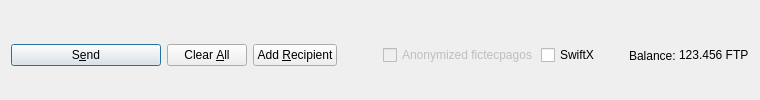
         <widget class="QFrame" name="frame_Send">
          <layout class="QHBoxLayout" name="horizontalLayout">
           <property name="bottomMargin">
            <number>0</number>
           </property>
           <item>
            <widget class="QPushButton" name="sendButton">
             <property name="minimumSize">
              <size>
               <width>150</width>
               <height>0</height>
              </size>
             </property>
             <property name="toolTip">
              <string>Confirm the send action</string>
             </property>
             <property name="text">
              <string>S&amp;end</string>
             </property>
             <property name="icon">
              <iconset resource="../fictecpagos.qrc">
               <normaloff>:/icons/send</normaloff>:/icons/send</iconset>
             </property>
             <property name="autoDefault">
              <bool>false</bool>
             </property>
             <property name="default">
              <bool>true</bool>
             </property>
            </widget>
           </item>
           <item>
            <widget class="QPushButton" name="clearButton">
             <property name="sizePolicy">
              <sizepolicy hsizetype="Minimum" vsizetype="Fixed">
               <horstretch>0</horstretch>
               <verstretch>0</verstretch>
              </sizepolicy>
             </property>
             <property name="toolTip">
              <string>Clear all fields of the form.</string>
             </property>
             <property name="text">
              <string>Clear &amp;All</string>
             </property>
             <property name="icon">
              <iconset resource="../fictecpagos.qrc">
               <normaloff>:/icons/remove</normaloff>:/icons/remove</iconset>
             </property>
             <property name="autoDefault">
              <bool>false</bool>
             </property>
            </widget>
           </item>
           <item>
            <widget class="QPushButton" name="addButton">
             <property name="toolTip">
              <string>Send to multiple recipients at once</string>
             </property>
             <property name="text">
              <string>Add &amp;Recipient</string>
             </property>
             <property name="icon">
              <iconset resource="../fictecpagos.qrc">
               <normaloff>:/icons/add</normaloff>:/icons/add</iconset>
             </property>
             <property name="autoDefault">
              <bool>false</bool>
             </property>
            </widget>
           </item>
           <item>
            <spacer name="horizontalSpacer">
             <property name="orientation">
              <enum>Qt::Horizontal</enum>
             </property>
             <property name="sizeHint" stdset="0">
              <size>
               <width>40</width>
               <height>20</height>
              </size>
             </property>
            </spacer>
           </item>
           <item>
            <layout class="QHBoxLayout" name="horizontalLayout_2">
             <property name="spacing">
              <number>3</number>
             </property>
             <item>
              <widget class="QCheckBox" name="checkzphr">
               <property name="enabled">
                <bool>false</bool>
               </property>
               <property name="text">
                <string>Anonymized fictecpagos</string>
               </property>
              </widget>
             </item>
             <item>
              <widget class="QCheckBox" name="checkSwiftTX">
               <property name="enabled">
                <bool>true</bool>
               </property>
               <property name="minimumSize">
                <size>
                 <width>85</width>
                 <height>0</height>
                </size>
               </property>
               <property name="text">
                <string>SwiftX</string>
               </property>
              </widget>
             </item>
             <item>
              <widget class="QLabel" name="labelForBalance">
               <property name="text">
                <string>Balance:</string>
               </property>
              </widget>
             </item>
             <item>
              <widget class="QLabel" name="labelBalance">
               <property name="sizePolicy">
                <sizepolicy hsizetype="Preferred" vsizetype="Fixed">
                 <horstretch>0</horstretch>
                 <verstretch>0</verstretch>
                </sizepolicy>
               </property>
               <property name="cursor">
                <cursorShape>IBeamCursor</cursorShape>
               </property>
               <property name="text">
                <string notr="true">123.456 FTP</string>
               </property>
               <property name="textInteractionFlags">
                <set>Qt::LinksAccessibleByMouse|Qt::TextSelectableByKeyboard|Qt::TextSelectableByMouse</set>
               </property>
              </widget>
             </item>
            </layout>
           </item>
          </layout>
         </widget>
